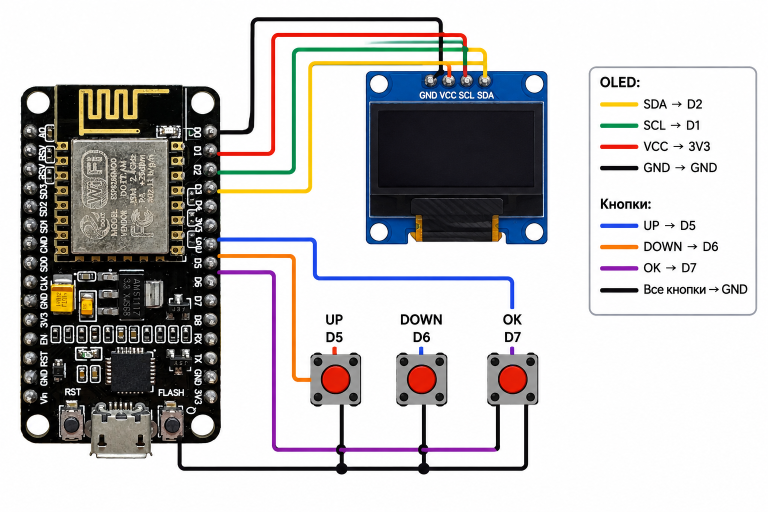
#> input picture wiring.png, 1536 x 1024 px (shown at 1/2 size)
$ python img2code.py wiring.png
#> lines starting #> are read from the running program, lines starting #| are printed output that depends on the picture; after the words box and inside, x2 and y2 are one past the last pixel; in counts of white or black regions, pixels touching at a corner belong together
#!/usr/bin/env python3
"""
img2code.py - превращает картинку в код для загрузки через веб-страницу Supermini-Reader.

Результат - текст из ровно 1024 значений вида 0x3C, (128x64 пикселя, 1 бит на пиксель,
по строкам, старший бит слева, 1 = светящийся пиксель). Его нужно вставить целиком в поле
"код картинки" на веб-странице устройства.

Нужен Pillow:  pip install pillow

Примеры:
  python img2code.py photo.jpg
  python img2code.py photo.jpg --mode fill --gamma 0.7
  python img2code.py photo.jpg --crop 60,380,1179,940 --mode stretch --gamma 0.7 --contrast 1.3
  python img2code.py logo.png --threshold 128 --invert
"""
import argparse
import sys

try:
    from PIL import Image, ImageEnhance, ImageFilter, ImageOps
except ImportError:
    sys.exit("Нужна библиотека Pillow: pip install pillow")

W, H = 128, 64


def convert(path, crop=None, mode="fit", gamma=1.0, contrast=1.0,
            threshold=None, invert=False):
#> called with path = 'wiring.png', mode = 'fit', gamma = 1, contrast = 1, invert = False
    im = Image.open(path).convert("L")
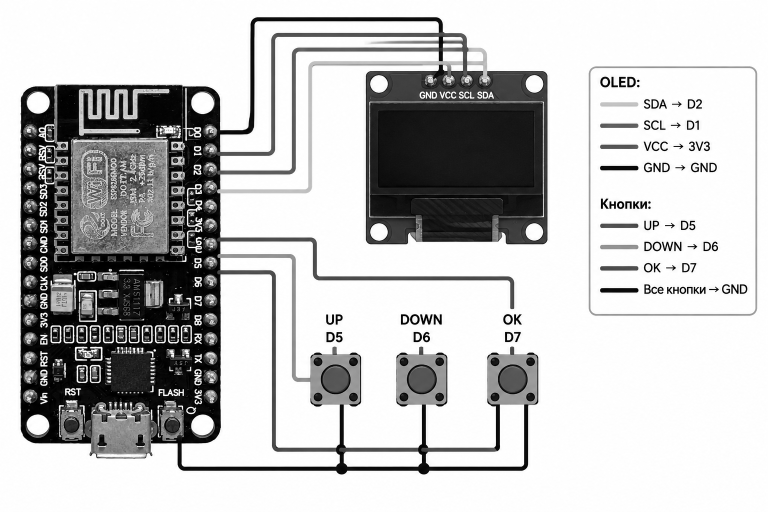
#> im: PIL image 1536x1024 L (shown at 1/2 size); min 0, max 255, mean 193.4
    if crop:
        im = im.crop(crop)
    im = ImageOps.autocontrast(im, cutoff=1)
    if gamma != 1.0:  # gamma < 1 - светлее, gamma > 1 - темнее
        im = im.point(lambda v: int(255 * ((v / 255) ** gamma)))
    if contrast != 1.0:
        im = ImageEnhance.Contrast(im).enhance(contrast)

    if mode == "stretch":      # растянуть на весь экран (пропорции могут исказиться)
        im = im.resize((W, H), Image.LANCZOS)
    elif mode == "fill":       # заполнить экран, лишнее обрезать по центру
        im = ImageOps.fit(im, (W, H), Image.LANCZOS, centering=(0.5, 0.5))
    else:                      # fit: вписать целиком, пустое место - чёрные поля
        r = min(W / im.width, H / im.height)
#> r = 0.0625
        nw, nh = max(1, round(im.width * r)), max(1, round(im.height * r))
#> nw = 96; nh = 64
        small = im.resize((nw, nh), Image.LANCZOS)
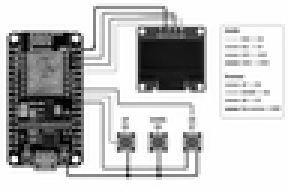
#> small: PIL image 96x64 L (shown 3 times larger); min 0, max 255, mean 192.3
        im = Image.new("L", (W, H), 0)
#> im: PIL image 128x64 L; every value is 0
        im.paste(small, ((W - nw) // 2, (H - nh) // 2))
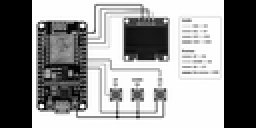
#> im: PIL image 128x64 L (shown 2 times larger); min 0, max 255, mean 144.2

    im = im.filter(ImageFilter.UnsharpMask(1.0, 100, 2))
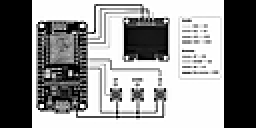
#> im: PIL image 128x64 L (shown 2 times larger); min 0, max 255, mean 142.1
    if threshold is not None:
        bw = im.point(lambda v: 255 if v >= threshold else 0).convert("1", dither=Image.NONE)
    else:
        bw = im.convert("1", dither=Image.FLOYDSTEINBERG)
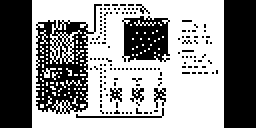
#> bw: PIL image 128x64 1 (shown 2 times larger); 55.7% white; 143 black regions (135 under 20 px), largest, box (x1, y1, x2, y2) and area: (0, 0, 16, 64) 1024, (112, 0, 128, 64) 1024, (18, 2, 51, 57) 814
    if invert:
        bw = ImageOps.invert(bw.convert("L")).convert("1", dither=Image.NONE)
    return bw


def to_code(bw):
    px = bw.load()
    lines = []
    for y in range(H):
        row = []
        for xb in range(W // 8):
            v = 0
            for b in range(8):
                if px[xb * 8 + b, y]:
                    v |= 0x80 >> b
            row.append("0x%02X," % v)
        lines.append(" ".join(row))
    return "\n".join(lines) + "\n"


def main():
    ap = argparse.ArgumentParser(description="Картинка -> код 128x64 для Supermini-Reader")
    ap.add_argument("input", help="исходная картинка (jpg, png, ...)")
    ap.add_argument("-o", "--output", help="файл с кодом (по умолчанию <input>.txt)")
    ap.add_argument("--preview", help="файл PNG с предпросмотром (по умолчанию <input>_preview.png)")
    ap.add_argument("--crop", help="область X0,Y0,X1,Y1 в пикселях исходника")
    ap.add_argument("--mode", choices=["fit", "fill", "stretch"], default="fit",
                    help="fit - вписать с полями (по умолчанию), fill - заполнить с обрезкой, stretch - растянуть")
    ap.add_argument("--gamma", type=float, default=1.0, help="<1 светлее, >1 темнее")
    ap.add_argument("--contrast", type=float, default=1.0, help="контраст (1.0 - без изменений)")
    ap.add_argument("--threshold", type=int, help="порог 0-255 вместо растрирования (чёткий текст и логотипы)")
    ap.add_argument("--invert", action="store_true", help="поменять чёрное и белое местами")
    a = ap.parse_args()

    crop = tuple(int(v) for v in a.crop.split(",")) if a.crop else None
    if crop and len(crop) != 4:
        sys.exit("--crop: нужно четыре числа X0,Y0,X1,Y1")

    bw = convert(a.input, crop, a.mode, a.gamma, a.contrast, a.threshold, a.invert)
    code = to_code(bw)
    base = a.input.rsplit(".", 1)[0]
    out = a.output or base + ".txt"
    prev = a.preview or base + "_preview.png"
    open(out, "w", encoding="utf-8").write(code)
    bw.resize((W * 4, H * 4), Image.NEAREST).save(prev)
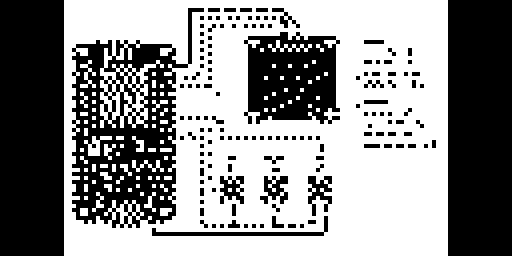
#> saved as wiring_preview.png: PIL image 512x256 1; 55.7% white; 143 black regions (84 under 20 px), largest, box (x1, y1, x2, y2) and area: (0, 0, 64, 256) 16384, (448, 0, 512, 256) 16384, (72, 8, 204, 228) 13024
    n = code.count("0x")
#> n = 1024
    print(f"Готово: {n} байт -> {out}; предпросмотр -> {prev}")
#| Готово: 1024 байт -> wiring.txt; предпросмотр -> wiring_preview.png
    if n != 1024:
        sys.exit("Ошибка: должно получиться ровно 1024 байта")


if __name__ == "__main__":
    main()
